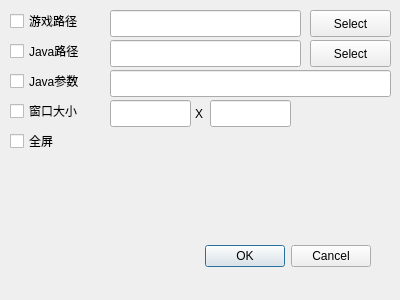
<?xml version="1.0" encoding="UTF-8"?>
<ui version="4.0">
 <class>VersionManagerDialog</class>
 <widget class="QDialog" name="VersionManagerDialog">
  <property name="geometry">
   <rect>
    <x>0</x>
    <y>0</y>
    <width>400</width>
    <height>300</height>
   </rect>
  </property>
  <property name="windowTitle">
   <string>Dialog</string>
  </property>
  <widget class="QDialogButtonBox" name="buttonBox">
   <property name="geometry">
    <rect>
     <x>30</x>
     <y>240</y>
     <width>341</width>
     <height>32</height>
    </rect>
   </property>
   <property name="orientation">
    <enum>Qt::Horizontal</enum>
   </property>
   <property name="standardButtons">
    <set>QDialogButtonBox::Cancel|QDialogButtonBox::Ok</set>
   </property>
   <property name="centerButtons">
    <bool>false</bool>
   </property>
  </widget>
  <widget class="QCheckBox" name="chkGameDir">
   <property name="geometry">
    <rect>
     <x>10</x>
     <y>10</y>
     <width>98</width>
     <height>22</height>
    </rect>
   </property>
   <property name="text">
    <string>游戏路径</string>
   </property>
  </widget>
  <widget class="QCheckBox" name="chkJavaDir">
   <property name="geometry">
    <rect>
     <x>10</x>
     <y>40</y>
     <width>98</width>
     <height>22</height>
    </rect>
   </property>
   <property name="text">
    <string>Java路径</string>
   </property>
  </widget>
  <widget class="QCheckBox" name="chkJavaArgs">
   <property name="geometry">
    <rect>
     <x>10</x>
     <y>70</y>
     <width>98</width>
     <height>22</height>
    </rect>
   </property>
   <property name="text">
    <string>Java参数</string>
   </property>
  </widget>
  <widget class="QLineEdit" name="txtGameDir">
   <property name="geometry">
    <rect>
     <x>110</x>
     <y>10</y>
     <width>191</width>
     <height>27</height>
    </rect>
   </property>
  </widget>
  <widget class="QLineEdit" name="txtJavaDir">
   <property name="geometry">
    <rect>
     <x>110</x>
     <y>40</y>
     <width>191</width>
     <height>27</height>
    </rect>
   </property>
  </widget>
  <widget class="QLineEdit" name="txtJavaArgs">
   <property name="geometry">
    <rect>
     <x>110</x>
     <y>70</y>
     <width>281</width>
     <height>27</height>
    </rect>
   </property>
  </widget>
  <widget class="QPushButton" name="btnSelGameDir">
   <property name="geometry">
    <rect>
     <x>310</x>
     <y>10</y>
     <width>81</width>
     <height>27</height>
    </rect>
   </property>
   <property name="text">
    <string>Select</string>
   </property>
  </widget>
  <widget class="QPushButton" name="btnSelJavaDir">
   <property name="geometry">
    <rect>
     <x>310</x>
     <y>40</y>
     <width>81</width>
     <height>27</height>
    </rect>
   </property>
   <property name="text">
    <string>Select</string>
   </property>
  </widget>
  <widget class="QCheckBox" name="chkResolution">
   <property name="geometry">
    <rect>
     <x>10</x>
     <y>100</y>
     <width>98</width>
     <height>22</height>
    </rect>
   </property>
   <property name="text">
    <string>窗口大小</string>
   </property>
  </widget>
  <widget class="QCheckBox" name="chkFullscreen">
   <property name="geometry">
    <rect>
     <x>10</x>
     <y>130</y>
     <width>61</width>
     <height>22</height>
    </rect>
   </property>
   <property name="text">
    <string>全屏</string>
   </property>
  </widget>
  <widget class="QLineEdit" name="txtWidth">
   <property name="geometry">
    <rect>
     <x>110</x>
     <y>100</y>
     <width>81</width>
     <height>27</height>
    </rect>
   </property>
  </widget>
  <widget class="QLabel" name="label">
   <property name="geometry">
    <rect>
     <x>195</x>
     <y>105</y>
     <width>16</width>
     <height>17</height>
    </rect>
   </property>
   <property name="text">
    <string>X</string>
   </property>
  </widget>
  <widget class="QLineEdit" name="txtHeight">
   <property name="geometry">
    <rect>
     <x>210</x>
     <y>100</y>
     <width>81</width>
     <height>27</height>
    </rect>
   </property>
  </widget>
 </widget>
 <resources/>
 <connections>
  <connection>
   <sender>buttonBox</sender>
   <signal>accepted()</signal>
   <receiver>VersionManagerDialog</receiver>
   <slot>accept()</slot>
   <hints>
    <hint type="sourcelabel">
     <x>248</x>
     <y>254</y>
    </hint>
    <hint type="destinationlabel">
     <x>157</x>
     <y>274</y>
    </hint>
   </hints>
  </connection>
  <connection>
   <sender>buttonBox</sender>
   <signal>rejected()</signal>
   <receiver>VersionManagerDialog</receiver>
   <slot>reject()</slot>
   <hints>
    <hint type="sourcelabel">
     <x>316</x>
     <y>260</y>
    </hint>
    <hint type="destinationlabel">
     <x>286</x>
     <y>274</y>
    </hint>
   </hints>
  </connection>
 </connections>
</ui>
